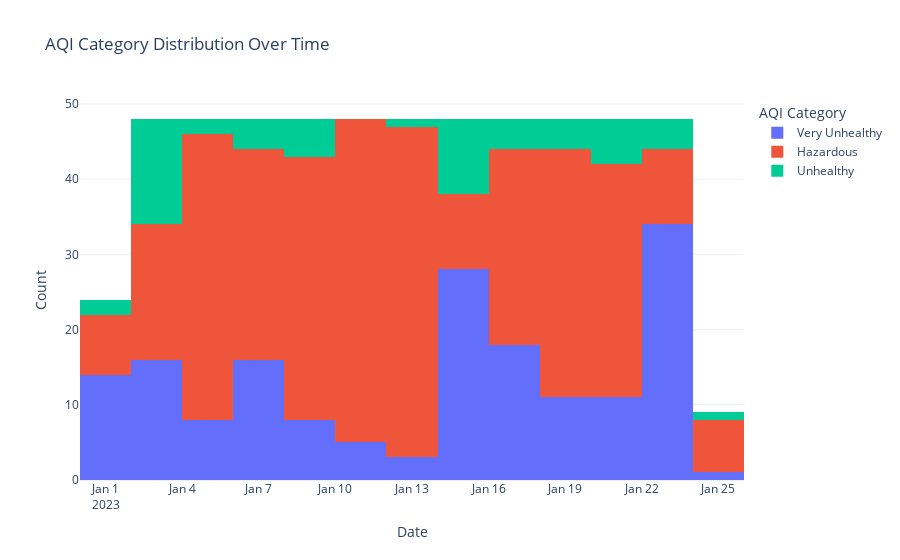

The notebook cell this image was saved under:
### Code cell
fig = px.histogram(data, x="date", 
                    color="AQI Category", 
                    title="AQI Category Distribution Over Time")
fig.update_xaxes(title="Date")
fig.update_yaxes(title="Count")
fig.show()

### Figure 1 — Plotly figure (JSON) as saved in the notebook; plotly's stock layout.template omitted (floating-point values rounded to 4 significant figures; data arrays with more than 128 entries replaced by an {"elided": "..."} marker saying what was removed)
{"data": [{"alignmentgroup": "True", "bingroup": "x", "hovertemplate": "AQI Category=Very Unhealthy<br>date=%{x}<br>count=%{y}<extra></extra>", "legendgroup": "Very Unhealthy", "marker": {"color": "#636efa", "pattern": {"shape": ""}}, "name": "Very Unhealthy", "offsetgroup": "Very Unhealthy", "orientation": "v", "showlegend": true, "type": "histogram", "x": {"elided": "173 str values"}, "xaxis": "x", "yaxis": "y"}, {"alignmentgroup": "True", "bingroup": "x", "hovertemplate": "AQI Category=Hazardous<br>date=%{x}<br>count=%{y}<extra></extra>", "legendgroup": "Hazardous", "marker": {"color": "#EF553B", "pattern": {"shape": ""}}, "name": "Hazardous", "offsetgroup": "Hazardous", "orientation": "v", "showlegend": true, "type": "histogram", "x": {"elided": "331 str values"}, "xaxis": "x", "yaxis": "y"}, {"alignmentgroup": "True", "bingroup": "x", "hovertemplate": "AQI Category=Unhealthy<br>date=%{x}<br>count=%{y}<extra></extra>", "legendgroup": "Unhealthy", "marker": {"color": "#00cc96", "pattern": {"shape": ""}}, "name": "Unhealthy", "offsetgroup": "Unhealthy", "orientation": "v", "showlegend": true, "type": "histogram", "x": ["2023-01-01T22:00:00", "2023-01-01T23:00:00", "2023-01-02T00:00:00", "2023-01-02T01:00:00", "2023-01-02T17:00:00", "2023-01-02T18:00:00", "2023-01-02T19:00:00", "2023-01-02T20:00:00", "2023-01-02T21:00:00", "2023-01-02T22:00:00", "2023-01-02T23:00:00", "2023-01-03T00:00:00", "2023-01-03T01:00:00", "2023-01-03T04:00:00", "2023-01-03T05:00:00", "2023-01-03T06:00:00", "2023-01-05T17:00:00", "2023-01-05T18:00:00", "2023-01-06T16:00:00", "2023-01-06T17:00:00", "2023-01-06T18:00:00", "2023-01-06T19:00:00", "2023-01-08T15:00:00", "2023-01-08T16:00:00", "2023-01-08T17:00:00", "2023-01-08T18:00:00", "2023-01-09T19:00:00", "2023-01-13T22:00:00", "2023-01-15T06:00:00", "2023-01-15T07:00:00", "2023-01-15T08:00:00", "2023-01-15T09:00:00", "2023-01-15T10:00:00", "2023-01-15T11:00:00", "2023-01-15T12:00:00", "2023-01-15T19:00:00", "2023-01-15T20:00:00", "2023-01-15T21:00:00", "2023-01-16T07:00:00", "2023-01-16T08:00:00", "2023-01-16T09:00:00", "2023-01-16T10:00:00", "2023-01-18T15:00:00", "2023-01-18T16:00:00", "2023-01-18T17:00:00", "2023-01-18T18:00:00", "2023-01-20T02:00:00", "2023-01-20T03:00:00", "2023-01-20T09:00:00", "2023-01-20T10:00:00", "2023-01-20T11:00:00", "2023-01-20T12:00:00", "2023-01-23T09:00:00", "2023-01-23T19:00:00", "2023-01-23T20:00:00", "2023-01-23T21:00:00", "2023-01-24T08:00:00"], "xaxis": "x", "yaxis": "y"}], "layout": {"barmode": "relative", "legend": {"title": {"text": "AQI Category"}, "tracegroupgap": 0}, "title": {"text": "AQI Category Distribution Over Time"}, "xaxis": {"anchor": "y", "domain": [0, 1], "title": {"text": "Date"}}, "yaxis": {"anchor": "x", "domain": [0, 1], "title": {"text": "Count"}}}}
